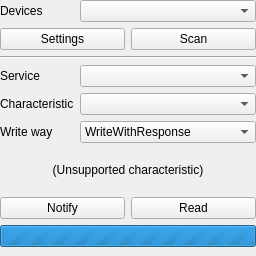
<?xml version="1.0" encoding="UTF-8"?>
<ui version="4.0">
 <class>xToolsBleCentralToolUi</class>
 <widget class="QWidget" name="xToolsBleCentralToolUi">
  <property name="geometry">
   <rect>
    <x>0</x>
    <y>0</y>
    <width>256</width>
    <height>256</height>
   </rect>
  </property>
  <property name="windowTitle">
   <string>Form</string>
  </property>
  <layout class="QGridLayout" name="gridLayout">
   <property name="leftMargin">
    <number>0</number>
   </property>
   <property name="topMargin">
    <number>0</number>
   </property>
   <property name="rightMargin">
    <number>0</number>
   </property>
   <property name="bottomMargin">
    <number>9</number>
   </property>
   <item row="3" column="0">
    <widget class="QLabel" name="label_2">
     <property name="sizePolicy">
      <sizepolicy hsizetype="Fixed" vsizetype="Preferred">
       <horstretch>0</horstretch>
       <verstretch>0</verstretch>
      </sizepolicy>
     </property>
     <property name="text">
      <string>Service</string>
     </property>
    </widget>
   </item>
   <item row="0" column="0">
    <widget class="QLabel" name="label">
     <property name="sizePolicy">
      <sizepolicy hsizetype="Fixed" vsizetype="Preferred">
       <horstretch>0</horstretch>
       <verstretch>0</verstretch>
      </sizepolicy>
     </property>
     <property name="text">
      <string>Devices</string>
     </property>
    </widget>
   </item>
   <item row="5" column="0">
    <widget class="QLabel" name="labelWriteWay">
     <property name="sizePolicy">
      <sizepolicy hsizetype="Fixed" vsizetype="Preferred">
       <horstretch>0</horstretch>
       <verstretch>0</verstretch>
      </sizepolicy>
     </property>
     <property name="text">
      <string>Write way</string>
     </property>
    </widget>
   </item>
   <item row="0" column="1">
    <widget class="xToolsBluetoothDeviceInfoComboBox" name="comboBoxDevices"/>
   </item>
   <item row="7" column="0" colspan="2">
    <layout class="QHBoxLayout" name="horizontalLayout">
     <item>
      <widget class="QPushButton" name="pushButtonNotify">
       <property name="text">
        <string>Notify</string>
       </property>
      </widget>
     </item>
     <item>
      <widget class="QPushButton" name="pushButtonRead">
       <property name="text">
        <string>Read</string>
       </property>
      </widget>
     </item>
    </layout>
   </item>
   <item row="2" column="0" colspan="2">
    <widget class="Line" name="line">
     <property name="orientation">
      <enum>Qt::Horizontal</enum>
     </property>
    </widget>
   </item>
   <item row="4" column="1">
    <widget class="QComboBox" name="comboBoxCharacteristics"/>
   </item>
   <item row="3" column="1">
    <widget class="QComboBox" name="comboBoxServices">
     <property name="sizePolicy">
      <sizepolicy hsizetype="Preferred" vsizetype="Fixed">
       <horstretch>0</horstretch>
       <verstretch>0</verstretch>
      </sizepolicy>
     </property>
    </widget>
   </item>
   <item row="9" column="0" colspan="2">
    <widget class="QProgressBar" name="progressBar">
     <property name="maximum">
      <number>0</number>
     </property>
     <property name="value">
      <number>-1</number>
     </property>
    </widget>
   </item>
   <item row="5" column="1">
    <widget class="QComboBox" name="comboBoxWriteWay">
     <item>
      <property name="text">
       <string>WriteWithResponse</string>
      </property>
     </item>
     <item>
      <property name="text">
       <string>WriteWithoutResponse</string>
      </property>
     </item>
    </widget>
   </item>
   <item row="4" column="0">
    <widget class="QLabel" name="label_3">
     <property name="sizePolicy">
      <sizepolicy hsizetype="Fixed" vsizetype="Preferred">
       <horstretch>0</horstretch>
       <verstretch>0</verstretch>
      </sizepolicy>
     </property>
     <property name="text">
      <string>Characteristic</string>
     </property>
    </widget>
   </item>
   <item row="1" column="0" colspan="2">
    <layout class="QHBoxLayout" name="horizontalLayout_2">
     <item>
      <widget class="QPushButton" name="pushButtonSettings">
       <property name="text">
        <string>Settings</string>
       </property>
      </widget>
     </item>
     <item>
      <widget class="QPushButton" name="pushButtonScan">
       <property name="text">
        <string>Scan</string>
       </property>
      </widget>
     </item>
    </layout>
   </item>
   <item row="6" column="0" colspan="2">
    <widget class="QLabel" name="labelUnsupported">
     <property name="text">
      <string>(Unsupported characteristic)</string>
     </property>
     <property name="alignment">
      <set>Qt::AlignCenter</set>
     </property>
    </widget>
   </item>
  </layout>
 </widget>
 <customwidgets>
  <customwidget>
   <class>xToolsBluetoothDeviceInfoComboBox</class>
   <extends>QComboBox</extends>
   <header location="global">xToolsBluetoothDeviceInfoComboBox.h</header>
  </customwidget>
 </customwidgets>
 <resources/>
 <connections/>
</ui>
